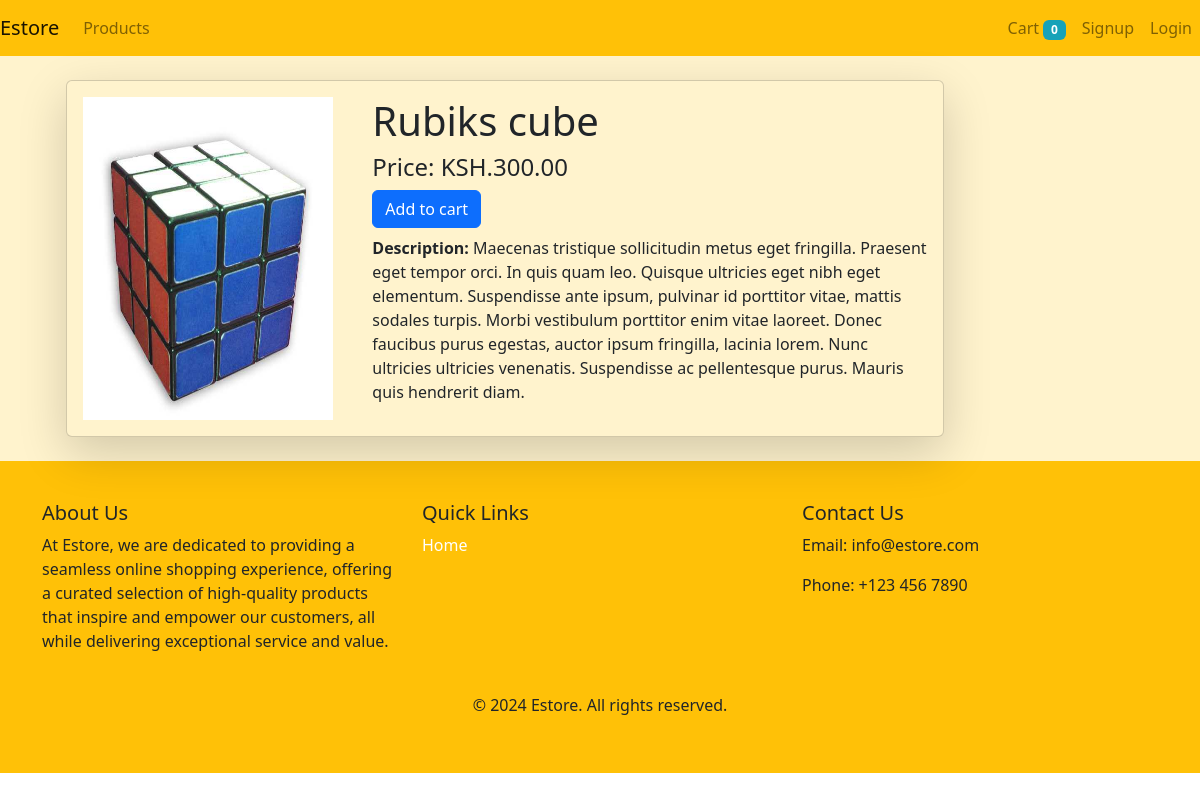
Screenshot of /?id=4 with the database file from the repository.
### store/models/product.py (models this page shows, shortened)
class Product(models.Model):
	name = models.CharField(max_length=220)
	price = models.DecimalField(max_digits=10, decimal_places=2)
	category = models.ForeignKey(Category,on_delete=models.CASCADE,default=1)
	description = models.TextField()
	image = models.ImageField(upload_to='upload/products')
	date = models.DateTimeField(auto_now_add=True)
	@staticmethod
	def getAllProduct():
		return Product.objects.all()

### store/views/home.py (the view, shortened to what this page needs)
# urls.py: path('',Home.as_view(), name='home'),
class Home(View):
	def get(self,request):
		cart = request.session.get('cart')
		categories = Category.getAllCategory()
		products = Product.getAllProduct().order_by('-id')
		if request.GET.get('id'):
			filterProductById = Product.objects.get(id=int(request.GET.get('id')))
			return render(request, 'productDetail.html',{"product":filterProductById,"categories":categories})

### store/models/category.py (called while the page is built)
	@staticmethod
	def getAllCategory():
		return Category.objects.all()

### store/templates/productDetail.html (shortened to what this page needs)
{% extends 'base.html' %}
{% load cart %}
{% block content %}
<div class="container">
    <div class="row">
        <div class="col-md-10">
            	{% if product  %}
                    <div class="card shadow-lg bg-warning-subtle m-4">
                        <div class="card-body">
                            <div class="row">
                                <div class="col-md-4">
                                    <img src="{{ product.image.url }}" height="100%;" width="250px" alt="{{ product.name }}">
                                </div>
                                <div class="col-md-8">
                                    <div>
                                        <h1 class="font-weight-light">{{ product.name }}</h1>
                                        <h4 class="font-weight-light">Price: <strong>KSH.{{ product.price }}</strong></h4>
                                         <form action="/#{{ product.id }}" method="POST">
                                            {% if product|is_in_cart:request.session.cart %}
                                            <a class="btn btn-warning" href="/cart">Go to cart </a>
                                            {% else %}
                                            <input class="btn btn-primary" type="submit" value="Add to cart">
                                            {% endif %}
                                        </form>
                                        <p class="mt-2"><strong>Description: </strong> {{ product.description }}</p>
                                    </div>
                                </div>
                            </div>
                        </div>
                    </div>
                {% endif %}
        </div>
    </div>
</div>
{% endblock %}

### rows the page displays
Product: image (picture), name "Rubiks cube", price "300.00", description "Maecenas tristique sollicitudin metus eget fringilla. Praesent eget tempor orci. In quis quam leo. Quisque ultricies eget nibh eget elementum. Suspendisse ante ipsum, pulvinar id porttitor vitae, mattis sodales turpis. Morbi vestibulum porttitor enim vitae laoreet. Donec faucibus purus egestas, auctor ipsum fringilla, lacinia lorem. Nunc ultricies ultricies venenatis. Suspendisse ac pellentesque purus. Mauris quis hendrerit diam."

### other values shown
{{ request.session.cart.keys|length }} "0"
